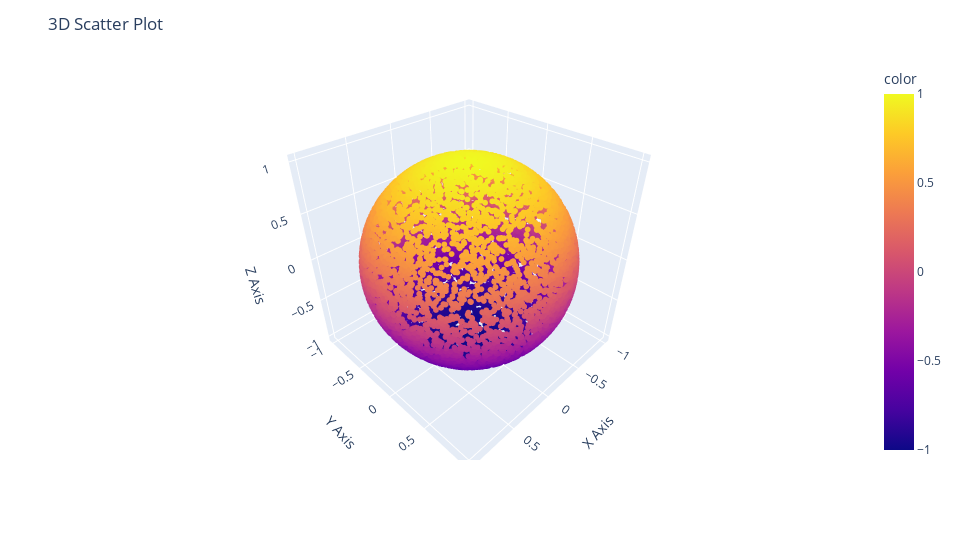

Notebook cell for this chart:
### Markdown cell above
## 6.1.1 Visualising the Isotropic Unit Vectors

To verify the uniformity of the generated directions, we visualise many unit vectors in 3D space. 
A truly isotropic distribution should appear as a uniform scatter of points across the surface of a sphere.

### Code cell
def visualize_random_unit_vectors():
    x,y,z = zip(*[(x,y,z) for x,y,z in [generate_random_unit_vector() for _ in range(10000)]])

    fig = px.scatter_3d(
        x=x, y=y, z=z, color=z,
        labels={'x': 'X Axis', 'y': 'Y Axis', 'z': 'Z Axis'}
    )
    fig.update_traces(marker=dict(size=2))  # Smaller points
    fig.update_layout(
        title="3D Scatter Plot"
    )
    plot(fig)

visualize_random_unit_vectors()

### Figure 1 — Plotly figure (JSON) as saved in the notebook; plotly's stock layout.template omitted (floating-point values rounded to 4 significant figures; data arrays with more than 128 entries replaced by an {"elided": "..."} marker saying what was removed)
{"data": [{"hovertemplate": "X Axis=%{x}<br>Y Axis=%{y}<br>Z Axis=%{z}<br>color=%{marker.color}<extra></extra>", "legendgroup": "", "marker": {"color": {"elided": "10000 float values"}, "coloraxis": "coloraxis", "size": 2, "symbol": "circle"}, "mode": "markers", "name": "", "scene": "scene", "showlegend": false, "type": "scatter3d", "x": {"elided": "10000 float values"}, "y": {"elided": "10000 float values"}, "z": {"elided": "10000 float values"}}], "layout": {"autosize": true, "coloraxis": {"colorbar": {"title": {"text": "color"}}, "colorscale": [[0, "#0d0887"], [0.1111, "#46039f"], [0.2222, "#7201a8"], [0.3333, "#9c179e"], [0.4444, "#bd3786"], [0.5556, "#d8576b"], [0.6667, "#ed7953"], [0.7778, "#fb9f3a"], [0.8889, "#fdca26"], [1, "#f0f921"]]}, "height": 540, "legend": {"tracegroupgap": 0}, "margin": {"t": 60}, "scene": {"domain": {"x": [0, 1], "y": [0, 1]}, "xaxis": {"title": {"text": "X Axis"}}, "yaxis": {"title": {"text": "Y Axis"}}, "zaxis": {"title": {"text": "Z Axis"}}}, "title": {"text": "3D Scatter Plot"}, "width": 960}}
